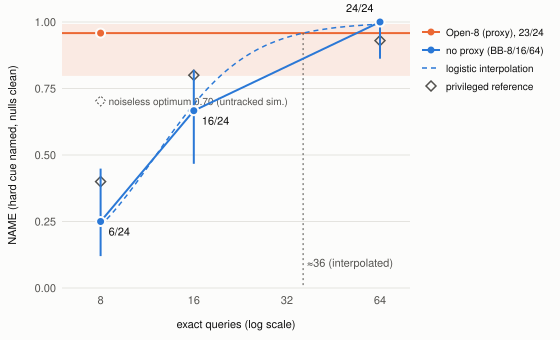

Generate this figure with Python:
# Figure 1 for d7 draft_r2: NAME vs exact-query budget (GPT 6.1 Terra). Pure-python SVG (no matplotlib here).
import math, sys
def wilson(k,n,z=1.959964):
    p=k/n; d=1+z*z/n; c=(p+z*z/(2*n))/d; h=z*math.sqrt(p*(1-p)/n+z*z/(4*n*n))/d; return c-h,c+h
W,H=560,340; L,R,T,B=62,150,22,52
x0,x1=math.log2(6),math.log2(80)
X=lambda b: L+(math.log2(b)-x0)/(x1-x0)*(W-L-R)
Y=lambda p: T+(1-p)*(H-T-B)
BLUE,ORANGE,INK,INK2,GRID,SURF='#2a78d6','#eb6834','#0b0b0b','#52514e','#e4e3df','#fcfcfb'
s=[f'<svg xmlns="http://www.w3.org/2000/svg" width="{W}" height="{H}" viewBox="0 0 {W} {H}" font-family="Helvetica,Arial,sans-serif" font-size="11">',
   f'<rect width="{W}" height="{H}" fill="{SURF}"/>']
for p in [0,.25,.5,.75,1]:
    s.append(f'<line x1="{L}" x2="{W-R}" y1="{Y(p):.1f}" y2="{Y(p):.1f}" stroke="{GRID}" stroke-width="1"/>')
    s.append(f'<text x="{L-6}" y="{Y(p)+4:.1f}" text-anchor="end" fill="{INK2}">{p:.2f}</text>')
for b in [8,16,32,64]:
    s.append(f'<text x="{X(b):.1f}" y="{H-B+16}" text-anchor="middle" fill="{INK2}">{b}</text>')
s.append(f'<text x="{(L+W-R)/2:.1f}" y="{H-12}" text-anchor="middle" fill="{INK}">exact queries (log scale)</text>')
s.append(f'<text transform="translate(16,{(T+H-B)/2:.1f}) rotate(-90)" text-anchor="middle" fill="{INK}">NAME (hard cue named, nulls clean)</text>')
# Open-8 band (Wilson) and line
lo,hi=wilson(23,24)
s.append(f'<rect x="{L}" y="{Y(hi):.1f}" width="{W-R-L}" height="{Y(lo)-Y(hi):.1f}" fill="{ORANGE}" fill-opacity="0.12"/>')
s.append(f'<line x1="{L}" x2="{W-R}" y1="{Y(23/24):.1f}" y2="{Y(23/24):.1f}" stroke="{ORANGE}" stroke-width="2"/>')
s.append(f'<circle cx="{X(8):.1f}" cy="{Y(23/24):.1f}" r="4.5" fill="{ORANGE}" stroke="{SURF}" stroke-width="2"/>')
# logistic interpolation
a,b=-7.142,1.986
pts=[(bb, 1/(1+math.exp(-(a+b*math.log2(bb))))) for bb in [8*2**(i/40) for i in range(121)]]
s.append('<polyline fill="none" stroke="%s" stroke-width="1.5" stroke-dasharray="5 4" points="%s"/>'%(BLUE,' '.join(f'{X(q):.1f},{Y(p):.1f}' for q,p in pts)))
xc=36.1; s.append(f'<line x1="{X(xc):.1f}" x2="{X(xc):.1f}" y1="{Y(23/24):.1f}" y2="{Y(0):.1f}" stroke="{INK2}" stroke-width="1" stroke-dasharray="2 3"/>')
s.append(f'<text x="{X(xc)+4:.1f}" y="{Y(0.08):.1f}" fill="{INK2}">≈36 (interpolated)</text>')
# reference policies (privileged, exact back-end)
for q,p in [(8,.40),(16,.80),(64,.93)]:
    cx,cy=X(q),Y(p); s.append(f'<path d="M{cx-5:.1f},{cy:.1f} L{cx:.1f},{cy-5:.1f} L{cx+5:.1f},{cy:.1f} L{cx:.1f},{cy+5:.1f} Z" fill="none" stroke="{INK2}" stroke-width="1.5"/>')
cx,cy=X(8),Y(.703); s.append(f'<path d="M{cx-5:.1f},{cy:.1f} L{cx:.1f},{cy-5:.1f} L{cx+5:.1f},{cy:.1f} L{cx:.1f},{cy+5:.1f} Z" fill="{SURF}" stroke="{INK2}" stroke-width="1" stroke-dasharray="2 2"/>')
s.append(f'<text x="{cx+8:.1f}" y="{cy+4:.1f}" fill="{INK2}" font-size="10">noiseless optimum 0.70 (untracked sim.)</text>')
# black-box points with Wilson bars
bb=[(8,6),(16,16),(64,24)]
s.append('<polyline fill="none" stroke="%s" stroke-width="2" points="%s"/>'%(BLUE,' '.join(f'{X(q):.1f},{Y(k/24):.1f}' for q,k in bb)))
for q,k in bb:
    lo,hi=wilson(k,24); s.append(f'<line x1="{X(q):.1f}" x2="{X(q):.1f}" y1="{Y(lo):.1f}" y2="{Y(hi):.1f}" stroke="{BLUE}" stroke-width="2"/>')
    s.append(f'<circle cx="{X(q):.1f}" cy="{Y(k/24):.1f}" r="4.5" fill="{BLUE}" stroke="{SURF}" stroke-width="2"/>')
    ty=Y(k/24)-10 if k==24 else Y(k/24)+14; tx=X(q)-34 if k==24 else X(q)+8
    s.append(f'<text x="{tx:.1f}" y="{ty:.1f}" fill="{INK}">{k}/24</text>')
# legend (right)
lx=W-R+12; ly=T+10
items=[('line',ORANGE,'Open-8 (proxy), 23/24'),('line',BLUE,'no proxy (BB-8/16/64)'),('dash',BLUE,'logistic interpolation'),('diam',INK2,'privileged reference')]
for i,(kind,c,lab) in enumerate(items):
    y=ly+i*18
    if kind=='line': s.append(f'<line x1="{lx}" x2="{lx+18}" y1="{y}" y2="{y}" stroke="{c}" stroke-width="2"/><circle cx="{lx+9}" cy="{y}" r="3.5" fill="{c}"/>')
    elif kind=='dash': s.append(f'<line x1="{lx}" x2="{lx+18}" y1="{y}" y2="{y}" stroke="{c}" stroke-width="1.5" stroke-dasharray="5 4"/>')
    else: s.append(f'<path d="M{lx+4},{y} L{lx+9},{y-5} L{lx+14},{y} L{lx+9},{y+5} Z" fill="none" stroke="{c}" stroke-width="1.5"/>')
    s.append(f'<text x="{lx+24}" y="{y+4}" fill="{INK}" font-size="10">{lab}</text>')
s.append('</svg>')
open(sys.argv[1],'w').write('\n'.join(s))
